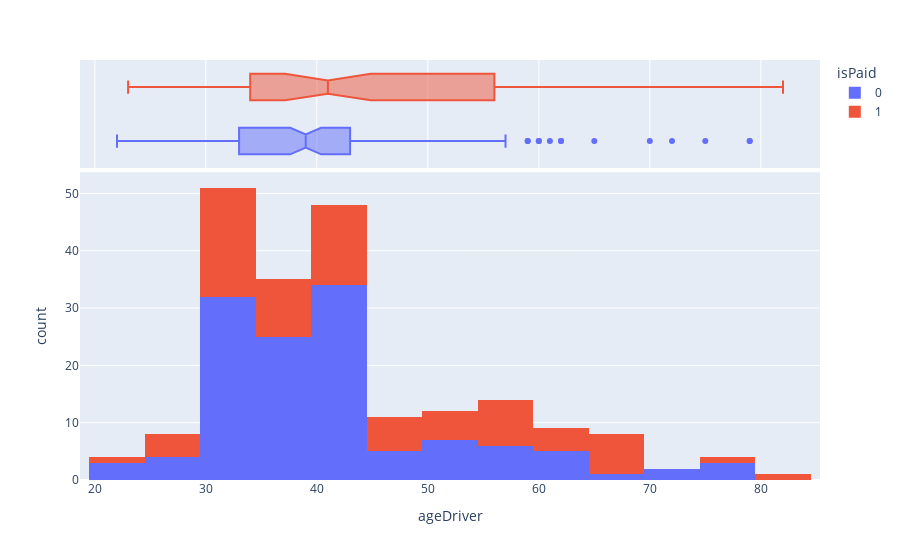

Write notebook code for a chart like this one.
### Code cell
df6=df1[['ageDriver','isPaid']]
fig = px.histogram(df6, x="ageDriver",color="isPaid",
         marginal="box", # or violin, rug
                   hover_data=df6.columns)

fig.show()

### Figure 1 — Plotly figure (JSON) as saved in the notebook; plotly's stock layout.template omitted (floating-point values rounded to 4 significant figures; data arrays with more than 128 entries replaced by an {"elided": "..."} marker saying what was removed)
{"data": [{"alignmentgroup": "True", "bingroup": "x", "hovertemplate": "isPaid=0<br>ageDriver=%{x}<br>count=%{y}<extra></extra>", "legendgroup": "0", "marker": {"color": "#636efa"}, "name": "0", "offsetgroup": "0", "orientation": "v", "showlegend": true, "type": "histogram", "x": {"elided": "136 int values"}, "xaxis": "x", "yaxis": "y"}, {"alignmentgroup": "True", "customdata": {"elided": "136x2 int values"}, "hovertemplate": "isPaid=%{customdata[1]}<br>ageDriver=%{customdata[0]}<extra></extra>", "legendgroup": "0", "marker": {"color": "#636efa"}, "name": "0", "notched": true, "offsetgroup": "0", "showlegend": false, "type": "box", "x": {"elided": "136 int values"}, "xaxis": "x2", "yaxis": "y2"}, {"alignmentgroup": "True", "bingroup": "x", "hovertemplate": "isPaid=1<br>ageDriver=%{x}<br>count=%{y}<extra></extra>", "legendgroup": "1", "marker": {"color": "#EF553B"}, "name": "1", "offsetgroup": "1", "orientation": "v", "showlegend": true, "type": "histogram", "x": [53, 44, 65, 57, 67, 34, 42, 42, 65, 27, 45, 33, 30, 41, 52, 82, 59, 33, 36, 66, 47, 37, 23, 32, 32, 57, 59, 37, 38, 60, 62, 56, 33, 51, 31, 58, 34, 62, 31, 30, 29, 56, 34, 43, 37, 44, 33, 65, 31, 37, 37, 41, 39, 30, 30, 41, 50, 40, 39, 27, 65, 69, 40, 41, 34, 51, 47, 34, 76, 61, 40, 46, 28, 30, 46, 40, 49, 35, 57, 43], "xaxis": "x", "yaxis": "y"}, {"alignmentgroup": "True", "customdata": {"elided": "80x2 int values"}, "hovertemplate": "isPaid=%{customdata[1]}<br>ageDriver=%{customdata[0]}<extra></extra>", "legendgroup": "1", "marker": {"color": "#EF553B"}, "name": "1", "notched": true, "offsetgroup": "1", "showlegend": false, "type": "box", "x": [53, 44, 65, 57, 67, 34, 42, 42, 65, 27, 45, 33, 30, 41, 52, 82, 59, 33, 36, 66, 47, 37, 23, 32, 32, 57, 59, 37, 38, 60, 62, 56, 33, 51, 31, 58, 34, 62, 31, 30, 29, 56, 34, 43, 37, 44, 33, 65, 31, 37, 37, 41, 39, 30, 30, 41, 50, 40, 39, 27, 65, 69, 40, 41, 34, 51, 47, 34, 76, 61, 40, 46, 28, 30, 46, 40, 49, 35, 57, 43], "xaxis": "x2", "yaxis": "y2"}], "layout": {"barmode": "relative", "legend": {"title": {"text": "isPaid"}, "tracegroupgap": 0}, "margin": {"t": 60}, "xaxis": {"anchor": "y", "domain": [0, 1], "title": {"text": "ageDriver"}}, "xaxis2": {"anchor": "y2", "domain": [0, 1], "matches": "x", "showgrid": true, "showticklabels": false}, "yaxis": {"anchor": "x", "domain": [0, 0.7326], "title": {"text": "count"}}, "yaxis2": {"anchor": "x2", "domain": [0.7426, 1], "matches": "y2", "showgrid": false, "showline": false, "showticklabels": false, "ticks": ""}}}
